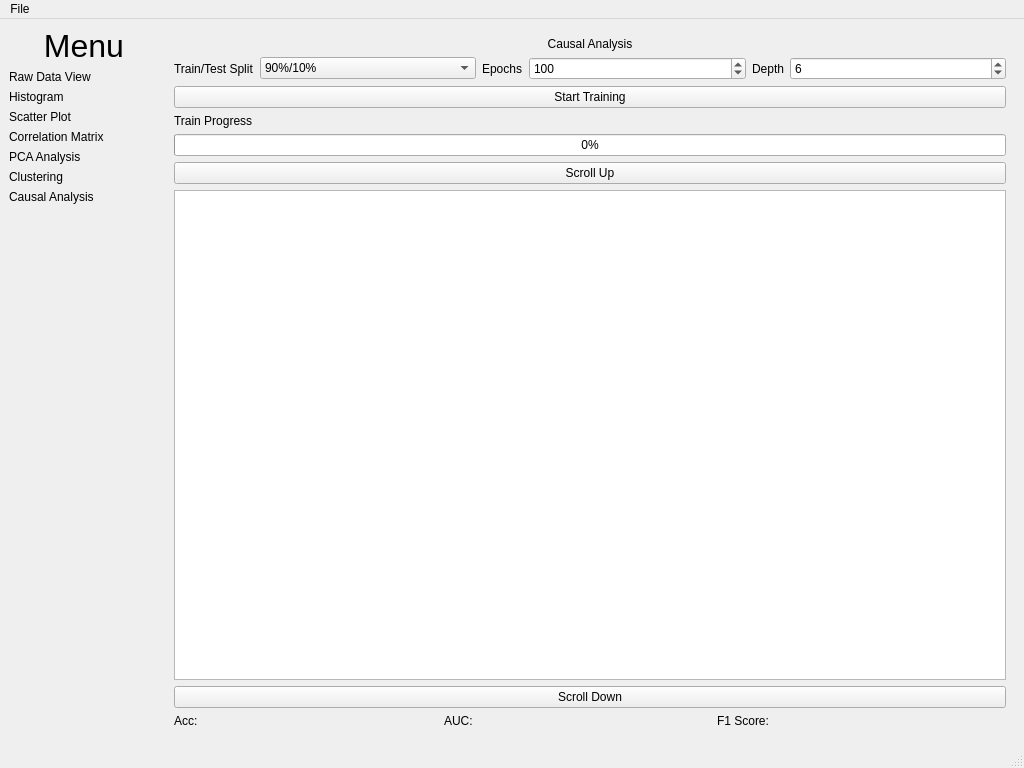
<?xml version="1.0" encoding="UTF-8"?>
<ui version="4.0">
 <class>MainWindow</class>
 <widget class="QMainWindow" name="MainWindow">
  <property name="geometry">
   <rect>
    <x>0</x>
    <y>0</y>
    <width>1024</width>
    <height>768</height>
   </rect>
  </property>
  <property name="windowTitle">
   <string>MainWindow</string>
  </property>
  <widget class="QWidget" name="centralwidget">
   <layout class="QGridLayout" name="gridLayout">
    <item row="0" column="0">
     <layout class="QHBoxLayout" name="horizontalLayout">
      <item>
       <layout class="QVBoxLayout" name="verticalLayout_menu">
        <property name="sizeConstraint">
         <enum>QLayout::SetFixedSize</enum>
        </property>
        <item>
         <widget class="QLabel" name="label">
          <property name="sizePolicy">
           <sizepolicy hsizetype="Preferred" vsizetype="Fixed">
            <horstretch>0</horstretch>
            <verstretch>0</verstretch>
           </sizepolicy>
          </property>
          <property name="font">
           <font>
            <pointsize>24</pointsize>
           </font>
          </property>
          <property name="text">
           <string>Menu</string>
          </property>
          <property name="alignment">
           <set>Qt::AlignCenter</set>
          </property>
         </widget>
        </item>
        <item>
         <widget class="ClickableLabel" name="label_menu_raw_data_view">
          <property name="sizePolicy">
           <sizepolicy hsizetype="Fixed" vsizetype="Fixed">
            <horstretch>0</horstretch>
            <verstretch>0</verstretch>
           </sizepolicy>
          </property>
          <property name="text">
           <string>Raw Data View</string>
          </property>
         </widget>
        </item>
        <item>
         <widget class="ClickableLabel" name="label_menu_histogram">
          <property name="text">
           <string>Histogram</string>
          </property>
         </widget>
        </item>
        <item>
         <widget class="ClickableLabel" name="label_menu_scatter_plot">
          <property name="text">
           <string>Scatter Plot</string>
          </property>
         </widget>
        </item>
        <item>
         <widget class="ClickableLabel" name="label_menu_correlation_matrix">
          <property name="text">
           <string>Correlation Matrix</string>
          </property>
         </widget>
        </item>
        <item>
         <widget class="ClickableLabel" name="label_menu_pca_analysis">
          <property name="text">
           <string>PCA Analysis</string>
          </property>
         </widget>
        </item>
        <item>
         <widget class="ClickableLabel" name="label_menu_clustering">
          <property name="text">
           <string>Clustering</string>
          </property>
         </widget>
        </item>
        <item>
         <widget class="ClickableLabel" name="label_menu_causal_analysis">
          <property name="text">
           <string>Causal Analysis</string>
          </property>
         </widget>
        </item>
        <item>
         <spacer name="horizontalSpacer">
          <property name="orientation">
           <enum>Qt::Horizontal</enum>
          </property>
          <property name="sizeType">
           <enum>QSizePolicy::Fixed</enum>
          </property>
          <property name="sizeHint" stdset="0">
           <size>
            <width>150</width>
            <height>20</height>
           </size>
          </property>
         </spacer>
        </item>
        <item>
         <spacer name="verticalSpacer">
          <property name="orientation">
           <enum>Qt::Vertical</enum>
          </property>
          <property name="sizeHint" stdset="0">
           <size>
            <width>20</width>
            <height>40</height>
           </size>
          </property>
         </spacer>
        </item>
       </layout>
      </item>
      <item>
       <widget class="QStackedWidget" name="stackedWidget">
        <property name="enabled">
         <bool>true</bool>
        </property>
        <property name="sizePolicy">
         <sizepolicy hsizetype="Expanding" vsizetype="Preferred">
          <horstretch>0</horstretch>
          <verstretch>0</verstretch>
         </sizepolicy>
        </property>
        <property name="currentIndex">
         <number>7</number>
        </property>
        <widget class="QWidget" name="page_no_data">
         <widget class="QPushButton" name="pushButton_load_csv_data">
          <property name="geometry">
           <rect>
            <x>220</x>
            <y>310</y>
            <width>161</width>
            <height>32</height>
           </rect>
          </property>
          <property name="text">
           <string>Load CSV Data</string>
          </property>
         </widget>
         <widget class="QLabel" name="label_2">
          <property name="geometry">
           <rect>
            <x>0</x>
            <y>200</y>
            <width>601</width>
            <height>51</height>
           </rect>
          </property>
          <property name="text">
           <string>No Data Loaded</string>
          </property>
          <property name="alignment">
           <set>Qt::AlignCenter</set>
          </property>
         </widget>
        </widget>
        <widget class="QWidget" name="page_raw_data_view">
         <layout class="QVBoxLayout" name="verticalLayout">
          <item>
           <widget class="QLabel" name="label_7">
            <property name="text">
             <string>Raw Data View</string>
            </property>
            <property name="alignment">
             <set>Qt::AlignCenter</set>
            </property>
           </widget>
          </item>
          <item>
           <widget class="QTableWidget" name="tableWidget"/>
          </item>
         </layout>
        </widget>
        <widget class="QWidget" name="page_histogram">
         <layout class="QVBoxLayout" name="verticalLayout_2">
          <item>
           <widget class="QLabel" name="label_11">
            <property name="text">
             <string>Histogram</string>
            </property>
            <property name="alignment">
             <set>Qt::AlignCenter</set>
            </property>
           </widget>
          </item>
          <item>
           <layout class="QHBoxLayout" name="horizontalLayout_2">
            <item>
             <widget class="QLabel" name="label_8">
              <property name="sizePolicy">
               <sizepolicy hsizetype="Fixed" vsizetype="Preferred">
                <horstretch>0</horstretch>
                <verstretch>0</verstretch>
               </sizepolicy>
              </property>
              <property name="text">
               <string>Column</string>
              </property>
             </widget>
            </item>
            <item>
             <widget class="QComboBox" name="comboBox_histogram"/>
            </item>
            <item>
             <widget class="QCheckBox" name="checkBox_histogram">
              <property name="text">
               <string>Show Normal Distribution Curve</string>
              </property>
             </widget>
            </item>
           </layout>
          </item>
          <item>
           <widget class="QChartView" name="histogram"/>
          </item>
         </layout>
        </widget>
        <widget class="QWidget" name="page_scatter_plot">
         <layout class="QVBoxLayout" name="verticalLayout_3">
          <item>
           <widget class="QLabel" name="label_10">
            <property name="text">
             <string>Scatter Plot</string>
            </property>
            <property name="alignment">
             <set>Qt::AlignCenter</set>
            </property>
           </widget>
          </item>
          <item>
           <layout class="QHBoxLayout" name="horizontalLayout_3">
            <item>
             <widget class="QLabel" name="label_9">
              <property name="sizePolicy">
               <sizepolicy hsizetype="Fixed" vsizetype="Preferred">
                <horstretch>0</horstretch>
                <verstretch>0</verstretch>
               </sizepolicy>
              </property>
              <property name="text">
               <string>x-axis</string>
              </property>
             </widget>
            </item>
            <item>
             <widget class="QComboBox" name="comboBox_scatter_x"/>
            </item>
            <item>
             <widget class="QLabel" name="label_12">
              <property name="sizePolicy">
               <sizepolicy hsizetype="Fixed" vsizetype="Preferred">
                <horstretch>0</horstretch>
                <verstretch>0</verstretch>
               </sizepolicy>
              </property>
              <property name="text">
               <string>y-axis</string>
              </property>
             </widget>
            </item>
            <item>
             <widget class="QComboBox" name="comboBox_scatter_y"/>
            </item>
            <item>
             <widget class="QLabel" name="label_15">
              <property name="sizePolicy">
               <sizepolicy hsizetype="Fixed" vsizetype="Preferred">
                <horstretch>0</horstretch>
                <verstretch>0</verstretch>
               </sizepolicy>
              </property>
              <property name="text">
               <string>Power:</string>
              </property>
             </widget>
            </item>
            <item>
             <widget class="QSpinBox" name="spinBox_scatter_power">
              <property name="minimum">
               <number>1</number>
              </property>
             </widget>
            </item>
           </layout>
          </item>
          <item>
           <widget class="QChartView" name="scatterPlot"/>
          </item>
          <item>
           <layout class="QHBoxLayout" name="horizontalLayout_4">
            <item>
             <widget class="QLabel" name="label_13">
              <property name="sizePolicy">
               <sizepolicy hsizetype="Fixed" vsizetype="Preferred">
                <horstretch>0</horstretch>
                <verstretch>0</verstretch>
               </sizepolicy>
              </property>
              <property name="text">
               <string>p: </string>
              </property>
             </widget>
            </item>
            <item>
             <widget class="QLabel" name="label_scatter_p">
              <property name="text">
               <string/>
              </property>
             </widget>
            </item>
            <item>
             <widget class="QLabel" name="label_14">
              <property name="sizePolicy">
               <sizepolicy hsizetype="Fixed" vsizetype="Preferred">
                <horstretch>0</horstretch>
                <verstretch>0</verstretch>
               </sizepolicy>
              </property>
              <property name="text">
               <string>r^2:</string>
              </property>
             </widget>
            </item>
            <item>
             <widget class="QLabel" name="label_scatter_r2">
              <property name="text">
               <string/>
              </property>
             </widget>
            </item>
            <item>
             <widget class="QLabel" name="label_16">
              <property name="text">
               <string>Point:</string>
              </property>
             </widget>
            </item>
            <item>
             <widget class="QLabel" name="label_scatter_coordinate">
              <property name="text">
               <string/>
              </property>
             </widget>
            </item>
           </layout>
          </item>
         </layout>
        </widget>
        <widget class="QWidget" name="page_correlation_matrix">
         <layout class="QVBoxLayout" name="verticalLayout_4">
          <item>
           <widget class="QLabel" name="label_3">
            <property name="text">
             <string>Correlation Matrix</string>
            </property>
            <property name="alignment">
             <set>Qt::AlignCenter</set>
            </property>
           </widget>
          </item>
          <item>
           <layout class="QHBoxLayout" name="horizontalLayout_5">
            <item>
             <widget class="QLabel" name="label_17">
              <property name="sizePolicy">
               <sizepolicy hsizetype="Fixed" vsizetype="Preferred">
                <horstretch>0</horstretch>
                <verstretch>0</verstretch>
               </sizepolicy>
              </property>
              <property name="text">
               <string>Type</string>
              </property>
             </widget>
            </item>
            <item>
             <widget class="QComboBox" name="comboBox_correlation_type">
              <item>
               <property name="text">
                <string>Covariance</string>
               </property>
              </item>
              <item>
               <property name="text">
                <string>Pearson Correlation Coefficient</string>
               </property>
              </item>
             </widget>
            </item>
            <item>
             <widget class="QLabel" name="label_18">
              <property name="sizePolicy">
               <sizepolicy hsizetype="Fixed" vsizetype="Preferred">
                <horstretch>0</horstretch>
                <verstretch>0</verstretch>
               </sizepolicy>
              </property>
              <property name="text">
               <string>Columns</string>
              </property>
             </widget>
            </item>
            <item>
             <widget class="MultiSelectComboBox" name="comboBox_correlation_columns"/>
            </item>
           </layout>
          </item>
          <item>
           <layout class="QHBoxLayout" name="horizontalLayout_6">
            <item>
             <widget class="HeatmapWidget" name="correlation_matrix" native="true">
              <property name="sizePolicy">
               <sizepolicy hsizetype="Preferred" vsizetype="Expanding">
                <horstretch>0</horstretch>
                <verstretch>0</verstretch>
               </sizepolicy>
              </property>
             </widget>
            </item>
            <item>
             <widget class="HeatmapLegend" name="correlation_legend" native="true">
              <property name="sizePolicy">
               <sizepolicy hsizetype="Fixed" vsizetype="Expanding">
                <horstretch>0</horstretch>
                <verstretch>0</verstretch>
               </sizepolicy>
              </property>
             </widget>
            </item>
           </layout>
          </item>
         </layout>
        </widget>
        <widget class="QWidget" name="page_pca_analysis">
         <layout class="QVBoxLayout" name="verticalLayout_5">
          <item>
           <widget class="QLabel" name="label_4">
            <property name="text">
             <string>PCA Analysis</string>
            </property>
            <property name="alignment">
             <set>Qt::AlignCenter</set>
            </property>
           </widget>
          </item>
          <item>
           <layout class="QHBoxLayout" name="horizontalLayout_7">
            <item>
             <widget class="QLabel" name="label_19">
              <property name="sizePolicy">
               <sizepolicy hsizetype="Fixed" vsizetype="Preferred">
                <horstretch>0</horstretch>
                <verstretch>0</verstretch>
               </sizepolicy>
              </property>
              <property name="text">
               <string>Columns</string>
              </property>
             </widget>
            </item>
            <item>
             <widget class="MultiSelectComboBox" name="comboBox_pca_columns"/>
            </item>
            <item>
             <widget class="QLabel" name="label_20">
              <property name="sizePolicy">
               <sizepolicy hsizetype="Fixed" vsizetype="Preferred">
                <horstretch>0</horstretch>
                <verstretch>0</verstretch>
               </sizepolicy>
              </property>
              <property name="text">
               <string>Dims</string>
              </property>
             </widget>
            </item>
            <item>
             <widget class="QComboBox" name="comboBox_pca_dims">
              <item>
               <property name="text">
                <string>2</string>
               </property>
              </item>
              <item>
               <property name="text">
                <string>3</string>
               </property>
              </item>
             </widget>
            </item>
           </layout>
          </item>
          <item>
           <widget class="QChartView" name="pca_chart">
            <property name="enabled">
             <bool>true</bool>
            </property>
           </widget>
          </item>
          <item>
           <layout class="QVBoxLayout" name="pca_3d_layout"/>
          </item>
         </layout>
        </widget>
        <widget class="QWidget" name="page_clustering">
         <layout class="QVBoxLayout" name="verticalLayout_6">
          <item>
           <widget class="QLabel" name="label_5">
            <property name="text">
             <string>Clustering</string>
            </property>
            <property name="alignment">
             <set>Qt::AlignCenter</set>
            </property>
           </widget>
          </item>
          <item>
           <layout class="QHBoxLayout" name="horizontalLayout_8">
            <item>
             <widget class="QLabel" name="label_24">
              <property name="sizePolicy">
               <sizepolicy hsizetype="Fixed" vsizetype="Preferred">
                <horstretch>0</horstretch>
                <verstretch>0</verstretch>
               </sizepolicy>
              </property>
              <property name="text">
               <string>Cols</string>
              </property>
             </widget>
            </item>
            <item>
             <widget class="MultiSelectComboBox" name="comboBox_clustering_columns">
              <property name="sizePolicy">
               <sizepolicy hsizetype="Preferred" vsizetype="Fixed">
                <horstretch>0</horstretch>
                <verstretch>0</verstretch>
               </sizepolicy>
              </property>
             </widget>
            </item>
            <item>
             <widget class="QLabel" name="label_21">
              <property name="sizePolicy">
               <sizepolicy hsizetype="Fixed" vsizetype="Preferred">
                <horstretch>0</horstretch>
                <verstretch>0</verstretch>
               </sizepolicy>
              </property>
              <property name="text">
               <string>Algo</string>
              </property>
             </widget>
            </item>
            <item>
             <widget class="QComboBox" name="comboBox_clustering_algorithm">
              <property name="sizePolicy">
               <sizepolicy hsizetype="Fixed" vsizetype="Fixed">
                <horstretch>0</horstretch>
                <verstretch>0</verstretch>
               </sizepolicy>
              </property>
              <property name="currentIndex">
               <number>0</number>
              </property>
              <item>
               <property name="text">
                <string>K-Means</string>
               </property>
              </item>
              <item>
               <property name="text">
                <string>DBSCAN</string>
               </property>
              </item>
              <item>
               <property name="text">
                <string>Spectral</string>
               </property>
              </item>
              <item>
               <property name="text">
                <string>Mean-Shift</string>
               </property>
              </item>
             </widget>
            </item>
            <item>
             <widget class="QLabel" name="label_22">
              <property name="sizePolicy">
               <sizepolicy hsizetype="Fixed" vsizetype="Preferred">
                <horstretch>0</horstretch>
                <verstretch>0</verstretch>
               </sizepolicy>
              </property>
              <property name="text">
               <string>num clusters</string>
              </property>
             </widget>
            </item>
            <item>
             <widget class="QSpinBox" name="spinBox_num_clusters">
              <property name="minimum">
               <number>2</number>
              </property>
              <property name="maximum">
               <number>20</number>
              </property>
             </widget>
            </item>
            <item>
             <widget class="QLabel" name="label_23">
              <property name="sizePolicy">
               <sizepolicy hsizetype="Fixed" vsizetype="Preferred">
                <horstretch>0</horstretch>
                <verstretch>0</verstretch>
               </sizepolicy>
              </property>
              <property name="text">
               <string> dim</string>
              </property>
             </widget>
            </item>
            <item>
             <widget class="QComboBox" name="comboBox_clustering_dim">
              <property name="sizePolicy">
               <sizepolicy hsizetype="Minimum" vsizetype="Fixed">
                <horstretch>0</horstretch>
                <verstretch>0</verstretch>
               </sizepolicy>
              </property>
              <item>
               <property name="text">
                <string>2</string>
               </property>
              </item>
              <item>
               <property name="text">
                <string>3</string>
               </property>
              </item>
             </widget>
            </item>
           </layout>
          </item>
          <item>
           <widget class="QChartView" name="cluster2d"/>
          </item>
          <item>
           <layout class="QVBoxLayout" name="cluster3d"/>
          </item>
          <item>
           <widget class="LegendWidget" name="cluster_legends" native="true"/>
          </item>
         </layout>
        </widget>
        <widget class="QWidget" name="page_causal_analysis">
         <layout class="QVBoxLayout" name="verticalLayout_7">
          <item>
           <widget class="QLabel" name="label_6">
            <property name="text">
             <string>Causal Analysis</string>
            </property>
            <property name="alignment">
             <set>Qt::AlignCenter</set>
            </property>
           </widget>
          </item>
          <item>
           <layout class="QHBoxLayout" name="horizontalLayout_9">
            <item>
             <widget class="QLabel" name="label_25">
              <property name="sizePolicy">
               <sizepolicy hsizetype="Fixed" vsizetype="Preferred">
                <horstretch>0</horstretch>
                <verstretch>0</verstretch>
               </sizepolicy>
              </property>
              <property name="text">
               <string>Train/Test Split</string>
              </property>
             </widget>
            </item>
            <item>
             <widget class="QComboBox" name="comboBox_causal_traintest">
              <item>
               <property name="text">
                <string>90%/10%</string>
               </property>
              </item>
              <item>
               <property name="text">
                <string>80%/20%</string>
               </property>
              </item>
              <item>
               <property name="text">
                <string>70%/30%</string>
               </property>
              </item>
              <item>
               <property name="text">
                <string>50%/50%</string>
               </property>
              </item>
             </widget>
            </item>
            <item>
             <widget class="QLabel" name="label_26">
              <property name="sizePolicy">
               <sizepolicy hsizetype="Fixed" vsizetype="Preferred">
                <horstretch>0</horstretch>
                <verstretch>0</verstretch>
               </sizepolicy>
              </property>
              <property name="text">
               <string>Epochs</string>
              </property>
             </widget>
            </item>
            <item>
             <widget class="QSpinBox" name="spinBox_causal_epoch">
              <property name="minimum">
               <number>1</number>
              </property>
              <property name="maximum">
               <number>1000</number>
              </property>
              <property name="value">
               <number>100</number>
              </property>
             </widget>
            </item>
            <item>
             <widget class="QLabel" name="label_27">
              <property name="sizePolicy">
               <sizepolicy hsizetype="Fixed" vsizetype="Preferred">
                <horstretch>0</horstretch>
                <verstretch>0</verstretch>
               </sizepolicy>
              </property>
              <property name="text">
               <string>Depth</string>
              </property>
             </widget>
            </item>
            <item>
             <widget class="QSpinBox" name="spinBox_causal_depth">
              <property name="minimum">
               <number>1</number>
              </property>
              <property name="value">
               <number>6</number>
              </property>
             </widget>
            </item>
           </layout>
          </item>
          <item>
           <widget class="QPushButton" name="pushButton_causal_train">
            <property name="text">
             <string>Start Training</string>
            </property>
           </widget>
          </item>
          <item>
           <widget class="QLabel" name="label_28">
            <property name="sizePolicy">
             <sizepolicy hsizetype="Preferred" vsizetype="Fixed">
              <horstretch>0</horstretch>
              <verstretch>0</verstretch>
             </sizepolicy>
            </property>
            <property name="text">
             <string>Train Progress</string>
            </property>
           </widget>
          </item>
          <item>
           <widget class="QProgressBar" name="progressBar_causal">
            <property name="value">
             <number>0</number>
            </property>
           </widget>
          </item>
          <item>
           <widget class="QPushButton" name="pushButton_causal_scrollup">
            <property name="text">
             <string>Scroll Up</string>
            </property>
           </widget>
          </item>
          <item>
           <widget class="QChartView" name="causal_result">
            <property name="sizePolicy">
             <sizepolicy hsizetype="Preferred" vsizetype="Expanding">
              <horstretch>0</horstretch>
              <verstretch>0</verstretch>
             </sizepolicy>
            </property>
            <property name="dragMode">
             <enum>QGraphicsView::RubberBandDrag</enum>
            </property>
           </widget>
          </item>
          <item>
           <widget class="QPushButton" name="pushButton_causal_scrolldown">
            <property name="text">
             <string>Scroll Down</string>
            </property>
           </widget>
          </item>
          <item>
           <layout class="QHBoxLayout" name="horizontalLayout_10">
            <item>
             <widget class="QLabel" name="label_29">
              <property name="sizePolicy">
               <sizepolicy hsizetype="Fixed" vsizetype="Preferred">
                <horstretch>0</horstretch>
                <verstretch>0</verstretch>
               </sizepolicy>
              </property>
              <property name="text">
               <string>Acc: </string>
              </property>
             </widget>
            </item>
            <item>
             <widget class="QLabel" name="label_causal_acc">
              <property name="text">
               <string/>
              </property>
             </widget>
            </item>
            <item>
             <widget class="QLabel" name="label_30">
              <property name="sizePolicy">
               <sizepolicy hsizetype="Fixed" vsizetype="Preferred">
                <horstretch>0</horstretch>
                <verstretch>0</verstretch>
               </sizepolicy>
              </property>
              <property name="text">
               <string>AUC:</string>
              </property>
             </widget>
            </item>
            <item>
             <widget class="QLabel" name="label_causal_auc">
              <property name="text">
               <string/>
              </property>
             </widget>
            </item>
            <item>
             <widget class="QLabel" name="label_32">
              <property name="sizePolicy">
               <sizepolicy hsizetype="Fixed" vsizetype="Preferred">
                <horstretch>0</horstretch>
                <verstretch>0</verstretch>
               </sizepolicy>
              </property>
              <property name="text">
               <string>F1 Score:</string>
              </property>
             </widget>
            </item>
            <item>
             <widget class="QLabel" name="label_causal_f1">
              <property name="text">
               <string/>
              </property>
             </widget>
            </item>
           </layout>
          </item>
         </layout>
        </widget>
       </widget>
      </item>
     </layout>
    </item>
   </layout>
  </widget>
  <widget class="QMenuBar" name="menubar">
   <property name="geometry">
    <rect>
     <x>0</x>
     <y>0</y>
     <width>1024</width>
     <height>38</height>
    </rect>
   </property>
   <widget class="QMenu" name="menuFile">
    <property name="title">
     <string>File</string>
    </property>
    <addaction name="actionLoad"/>
   </widget>
   <addaction name="menuFile"/>
  </widget>
  <widget class="QStatusBar" name="statusbar"/>
  <action name="actionLoad">
   <property name="text">
    <string>Load</string>
   </property>
  </action>
 </widget>
 <customwidgets>
  <customwidget>
   <class>ClickableLabel</class>
   <extends>QLabel</extends>
   <header>clickable_label.h</header>
  </customwidget>
  <customwidget>
   <class>QChartView</class>
   <extends>QGraphicsView</extends>
   <header>QtCharts</header>
  </customwidget>
  <customwidget>
   <class>MultiSelectComboBox</class>
   <extends>QComboBox</extends>
   <header>multiselect_combobox.h</header>
  </customwidget>
  <customwidget>
   <class>HeatmapWidget</class>
   <extends>QWidget</extends>
   <header>heatmap_widget.h</header>
   <container>1</container>
  </customwidget>
  <customwidget>
   <class>HeatmapLegend</class>
   <extends>QWidget</extends>
   <header>heatmap_legend.h</header>
   <container>1</container>
  </customwidget>
  <customwidget>
   <class>LegendWidget</class>
   <extends>QWidget</extends>
   <header>legend.h</header>
   <container>1</container>
  </customwidget>
 </customwidgets>
 <resources/>
 <connections/>
</ui>
